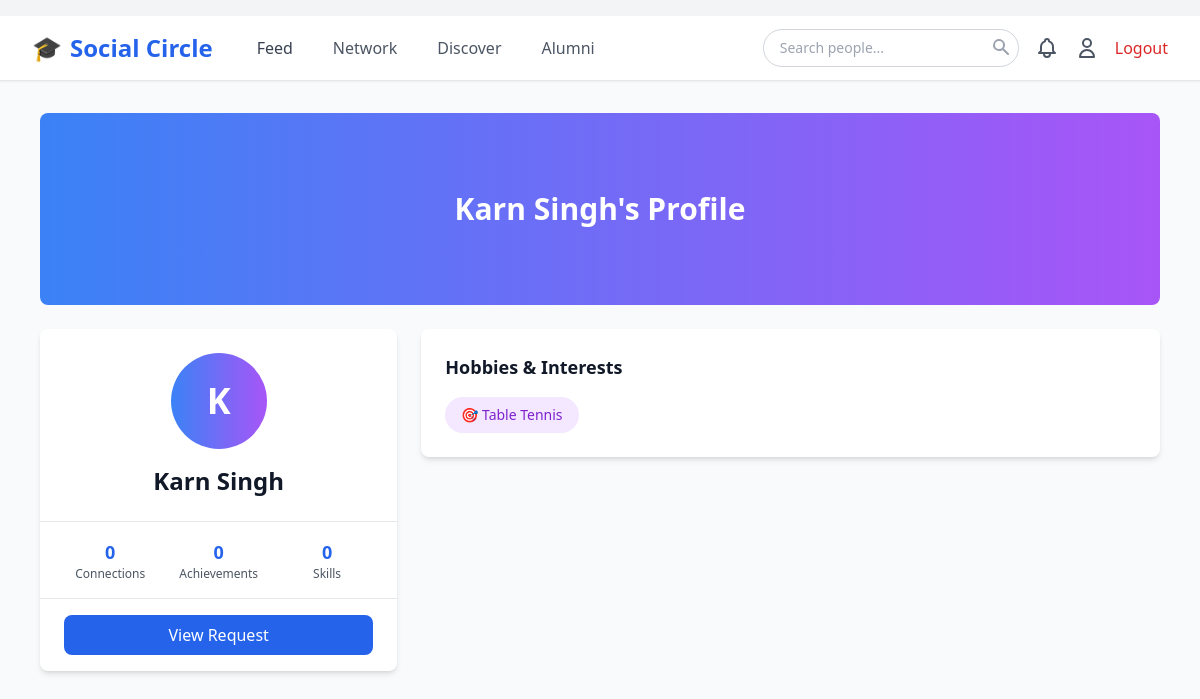
Page /social/profile/student/STU2025_002 (signed in) on the committed database.
### app.py (models this page shows, shortened)
class UserProfile(db.Model):
    __tablename__ = 'user_profile'
    id = db.Column(db.Integer, primary_key=True)
    user_id = db.Column(db.String(20), unique=True, nullable=False)  # student_id, teacher_id, or alumni_id
    user_type = db.Column(db.String(20), nullable=False)  # 'student', 'teacher', 'alumni'
    bio = db.Column(db.Text)
    headline = db.Column(db.String(200))  # Professional headline
    profile_picture = db.Column(db.String(300))
    cover_photo = db.Column(db.String(300))
    location = db.Column(db.String(100))
    website = db.Column(db.String(200))
    linkedin_url = db.Column(db.String(200))
    github_url = db.Column(db.String(200))
    is_profile_public = db.Column(db.Boolean, default=True)
    show_email = db.Column(db.Boolean, default=False)
    show_phone = db.Column(db.Boolean, default=False)
    created_at = db.Column(db.DateTime, default=lambda: datetime.now(timezone.utc))
    updated_at = db.Column(db.DateTime, default=lambda: datetime.now(timezone.utc), onupdate=lambda: datetime.now(timezone.utc))
    achievements = db.relationship('Achievement', backref='profile', lazy=True, cascade='all, delete-orphan')
    skills = db.relationship('Skill', backref='profile', lazy=True, cascade='all, delete-orphan')
    experiences = db.relationship('Experience', backref='profile', lazy=True, cascade='all, delete-orphan')
    hobbies = db.relationship('Hobby', backref='profile', lazy=True, cascade='all, delete-orphan')

class Student(db.Model):
    __tablename__ = 'student'
    id = db.Column(db.Integer, primary_key=True)
    student_id = db.Column(db.String(20), unique=True)
    name = db.Column(db.String(100), nullable=False)
    email = db.Column(db.String(120), unique=True, nullable=False)
    password_hash = db.Column(db.String(128), nullable=False)
    age = db.Column(db.Integer, nullable=False)
    gender = db.Column(db.String(20), nullable=False)
    contact_info = db.Column(db.String(15), nullable=False)
    parent_name = db.Column(db.String(100), nullable=False)
    parent_phone = db.Column(db.String(15))
    date_join = db.Column(db.Date, nullable=False, default=date.today)
    class_id = db.Column(db.String(20), db.ForeignKey('classes.class_id'))
    attendances = db.relationship('Attendance', backref='student', lazy=True)
    marks = db.relationship('Marks', backref='student', lazy=True)
    submissions = db.relationship('Submission', backref='student', lazy=True)

class Hobby(db.Model):
    __tablename__ = 'hobby'
    id = db.Column(db.Integer, primary_key=True)
    profile_id = db.Column(db.Integer, db.ForeignKey('user_profile.id'), nullable=False)
    name = db.Column(db.String(100), nullable=False)
    description = db.Column(db.Text)
    category = db.Column(db.String(50))  # Sports, Arts, Music, Reading, etc.

### app.py (the view)
@app.route('/social/profile/<user_type>/<user_id>')
@social_login_required
def view_profile(user_type, user_id):
    current = get_current_user()
    owner = get_user_info(user_id, user_type)
    if not owner:
        flash('User not found', 'error')
        return redirect(url_for('social_dashboard'))
    profile = get_user_profile(user_id, user_type)
    is_own_profile = (current['id'] == user_id and current['type'] == user_type)
    connection_status = None
    if not is_own_profile:
        conn = Connection.query.filter(
            ((Connection.requester_id == current['id']) & (Connection.receiver_id == user_id)) |
            ((Connection.requester_id == user_id) & (Connection.receiver_id == current['id']))
        ).first()
        if conn:
            if conn.status == 'accepted':
                connection_status = 'connected'
            elif conn.requester_id == current['id']:
                connection_status = 'pending_sent'
            else:
                connection_status = 'pending_received'
    connections_count = Connection.query.filter(
        ((Connection.requester_id == user_id) | (Connection.receiver_id == user_id)) &
        (Connection.status == 'accepted')
    ).count()
    user_posts = Post.query.filter_by(author_id=user_id, author_type=user_type).order_by(Post.created_at.desc()).limit(10).all()
    for post in user_posts:
        post.author_info = owner
        post.has_liked = PostLike.query.filter_by(post_id=post.id, user_id=current['id']).first() is not None
    return render_template('view_profile.html',
                         current_user=current,
                         owner=owner,
                         profile=profile,
                         is_own_profile=is_own_profile,
                         connection_status=connection_status,
                         connections_count=connections_count,
                         posts=user_posts)

### app.py (called while the page is built)
@app.context_processor
def inject_date():
    return dict(date=date, datetime=datetime)

def get_user_info(user_id, user_type):
    if user_type == 'student':
        user = Student.query.filter_by(student_id=user_id).first()
        return {'name': user.name, 'email': user.email, 'id': user.student_id} if user else None
    elif user_type == 'teacher':
        user = Teacher.query.filter_by(teacher_id=user_id).first()
        return {'name': user.name, 'email': user.email, 'id': user.teacher_id} if user else None
    elif user_type == 'alumni':
        user = Alumni.query.filter_by(alumni_id=user_id).first()
        return {'name': user.name, 'email': user.email, 'id': user.alumni_id} if user else None
    return None

def get_user_profile(user_id, user_type):
    profile = UserProfile.query.filter_by(user_id=user_id, user_type=user_type).first()
    if not profile:
        profile = UserProfile(user_id=user_id, user_type=user_type)
        db.session.add(profile)
        db.session.commit()
    return profile

def get_current_user():
    user_type = session.get('user_type')
    if user_type == 'student':
        user = Student.query.get(session.get('student_id'))
        return {'id': user.student_id, 'type': 'student', 'name': user.name, 'email': user.email} if user else None
    elif user_type == 'teacher':
        user = Teacher.query.filter_by(teacher_id=session.get('teacher_id')).first()
        return {'id': user.teacher_id, 'type': 'teacher', 'name': user.name, 'email': user.email} if user else None
    elif user_type == 'alumni':
        user = Alumni.query.filter_by(alumni_id=session.get('alumni_id')).first()
        return {'id': user.alumni_id, 'type': 'alumni', 'name': user.name, 'email': user.email} if user else None
    return None

def social_login_required(f):
    @wraps(f)
    def decorated_function(*args, **kwargs):
        if 'user_type' not in session:
            flash('Please login first', 'error')
            return redirect(url_for('home'))
        return f(*args, **kwargs)
    return decorated_function

### templates/view_profile.html (shortened to what this page needs)
{% extends "base_social.html" %}
{% block content %}
<div class="min-h-screen bg-gray-50">
    {% include 'social_nav.html' %}
    <div class="max-w-6xl mx-auto px-4 py-8">
        <div class="bg-gradient-to-r from-blue-500 to-purple-500 h-48 rounded-lg mb-6 flex items-center justify-center text-white text-3xl font-bold">
            {{ profile.headline or owner.name }}'s Profile
        </div>
        <div class="grid grid-cols-1 md:grid-cols-3 gap-6">
            <div class="md:col-span-1">
                <div class="bg-white rounded-lg shadow-md overflow-hidden">
                    <div class="p-6 text-center">
                        <div class="w-24 h-24 rounded-full bg-gradient-to-r from-blue-500 to-purple-500 mx-auto flex items-center justify-center text-white text-4xl font-bold mb-4">
                            {{ owner.name[0] }}
                        </div>
                        <h2 class="font-bold text-2xl text-gray-900">{{ owner.name }}</h2>
                    </div>
                    <div class="px-6 py-4 border-t grid grid-cols-3 gap-4 text-center">
                        <div>
                            <div class="font-bold text-blue-600 text-lg">{{ connections_count }}</div>
                            <div class="text-xs text-gray-600">Connections</div>
                        </div>
                        <div>
                            <div class="font-bold text-blue-600 text-lg">{{ profile.achievements | length }}</div>
                            <div class="text-xs text-gray-600">Achievements</div>
                        </div>
                        <div>
                            <div class="font-bold text-blue-600 text-lg">{{ profile.skills | length }}</div>
                            <div class="text-xs text-gray-600">Skills</div>
                        </div>
                    </div>
                    {% if is_own_profile %}
                    <div class="px-6 py-4 border-t">
                        <a href="{{ url_for('edit_profile') }}" class="block w-full text-center px-4 py-2 bg-blue-600 text-white rounded-lg hover:bg-blue-700 font-medium">
                            Edit Profile
                        </a>
                    </div>
                    {% elif connection_status %}
                    <div class="px-6 py-4 border-t">
                        {% if connection_status == 'connected' %}
                        <button class="block w-full px-4 py-2 bg-green-600 text-white rounded-lg font-medium cursor-default">
                            ✓ Connected
                        </button>
                        {% elif connection_status == 'pending_sent' %}
                        <button class="block w-full px-4 py-2 bg-yellow-600 text-white rounded-lg font-medium cursor-default">
                            ⏳ Request Pending
                        </button>
                        {% elif connection_status == 'pending_received' %}
                        <a href="{{ url_for('my_connections') }}" class="block w-full text-center px-4 py-2 bg-blue-600 text-white rounded-lg hover:bg-blue-700 font-medium">
                            View Request
                        </a>
                        {% endif %}
                    </div>
                    {% endif %}
                </div>
            </div>
            <div class="md:col-span-2">
                {% if profile.hobbies %}
                <div class="bg-white rounded-lg shadow-md p-6 mb-6">
                    <div class="flex justify-between items-center mb-4">
                        <h3 class="font-bold text-lg text-gray-900">Hobbies & Interests</h3>
                    </div>
                    <div class="flex flex-wrap gap-2">
                        {% for hobby in profile.hobbies %}
                        <span class="px-4 py-2 bg-purple-100 text-purple-700 rounded-full text-sm">🎯 {{ hobby.name }}</span>
                        {% endfor %}
                    </div>
                </div>
                {% endif %}
            </div>
        </div>
    </div>
</div>
{% endblock %}

### rows in the picture
UserProfile: headline.name "Karn Singh"
Student: name "K", name "Karn Singh"
Hobby: name "Table Tennis"

### other values in the picture
{{ connections_count }} "0"
{{ profile.achievements | length }} "0"
{{ profile.skills | length }} "0"
